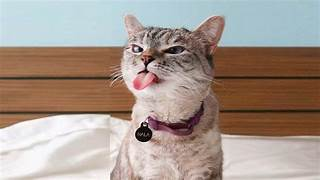
#> input picture images/images/meo.jpg, 320 x 180 px, found by its file name
$ python Canny.py
#> lines starting #> are read from the running program, lines starting #| are printed output that depends on the picture
import cv2
import numpy as np
import matplotlib.pyplot as plt

def canny_operator(image_path, low_threshold, high_threshold):
    # Read the image
#> called with image_path = 'images/meo.jpg', low_threshold = 50, high_threshold = 150
    image = cv2.imread(image_path, cv2.IMREAD_GRAYSCALE)
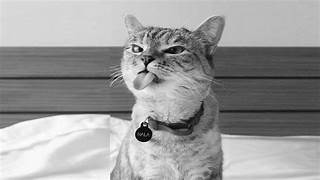
#> image: shape (180, 320); min 0, max 255, mean 155.2

    # Check if the image is valid
    if image is None:
        print("Unable to read the image.")
        return

    # Apply Canny Edge Detector
    edges = cv2.Canny(image, low_threshold, high_threshold)
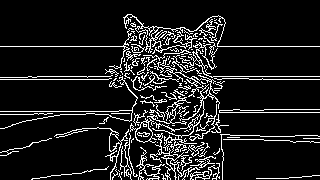
#> edges: shape (180, 320); 11.5% white in thin lines or dots

    # Display the results
    plt.figure(figsize=(10, 4))

    plt.subplot(1, 2, 1)
    plt.imshow(image, cmap='gray')
    plt.title('Original Image')

    plt.subplot(1, 2, 2)
    plt.imshow(edges, cmap='gray')
    plt.title('Canny Edge Detector')

    plt.show()
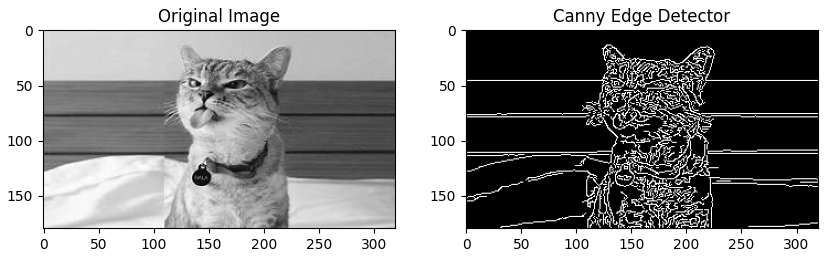
#> figure drawn by matplotlib, 2 panels

# Image path
image_path = 'images/meo.jpg'  # Change the path to your actual image

# Threshold values for Canny Edge Detector
low_threshold = 50
high_threshold = 150

# Apply Canny Edge Detector
canny_operator(image_path, low_threshold, high_threshold)

$ run again, with images/images/baby.jpg copied over images/images/meo.jpg
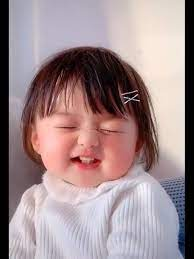
#> input picture images/images/baby.jpg, 194 x 259 px, found by its file name
#> in canny_operator, `edges = cv2.Canny(image, low_threshold, high_threshold)`:
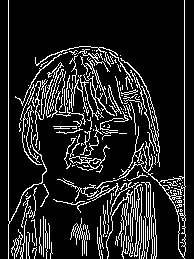
#> edges: shape (259, 194); 13.6% white in thin lines or dots
#> in canny_operator, `plt.show()`:
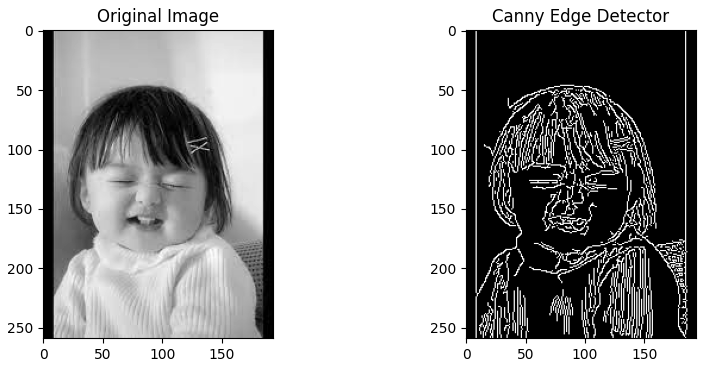
#> figure drawn by matplotlib, 2 panels

$ run again, with images/images/baby2.jpg copied over images/images/meo.jpg
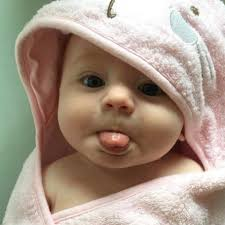
#> input picture images/images/baby2.jpg, 225 x 225 px, found by its file name
#> in canny_operator, `edges = cv2.Canny(image, low_threshold, high_threshold)`:
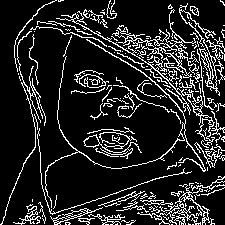
#> edges: shape (225, 225); 14.6% white in thin lines or dots
#> in canny_operator, `plt.show()`:
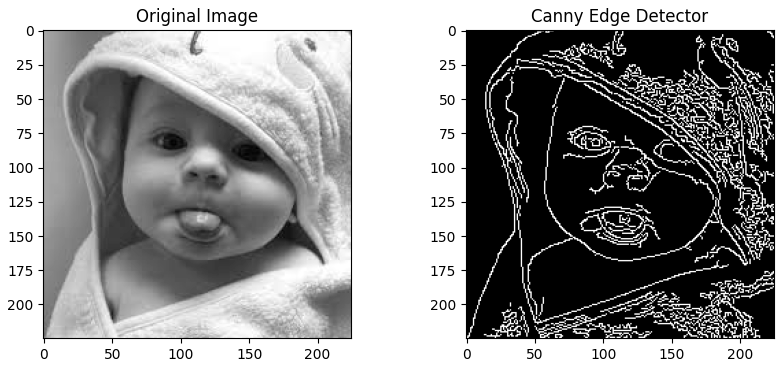
#> figure drawn by matplotlib, 2 panels
